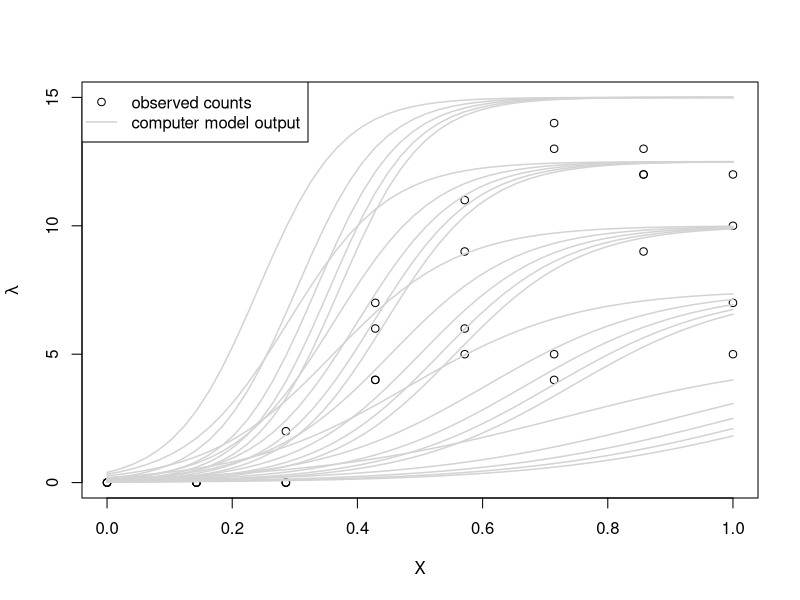

Generate this figure with R: (Note: this script raises an error after producing the figure.)
#################

#################

f <- function(x, mu, nu) {
  if (is.null(nrow(x))) {
    x <- matrix(x, ncol=1)
  }
  mu*exp(mu*x-5)/(nu+exp(mu*x-5))
}

true_mu <- 10
true_nu <- 1
nf <- 8
nm <- 50
repsf <- 4

xf <- rep(seq(0, 1, length=nf), repsf)
lam <- f(x=xf, mu=true_mu, nu=true_nu)
yf <- rpois(lam, lam)

xm <- seq(0, 1, length=nm)
lam_m <- f(x=xm, mu=true_mu, nu=true_nu)
mus <- seq(5, 15, length=5)
nus <- seq(0.25, 1.75, length=5)
calib_params <- as.matrix(expand.grid(mus, nus))
colnames(calib_params) <- c("mu", "nu")

ym <- matrix(NA, ncol=nrow(calib_params), nrow=length(xm))
for (i in 1:nrow(calib_params)) {
  mu <- calib_params[i,1]
  nu <- calib_params[i,2]
  ym[,i] <- f(x=xm, mu=mu, nu=nu)
}

ylims <- range(yf, ym)
par(mfrow=c(1,1), mar=c(5.1, 4.1, 0.2, 0.2))
pdf("logit1_examp.pdf", width=5, height=5)
plot(x=xf, y=yf, xlab="X", ylab=expression(lambda), ylim=ylims)
matplot(x=xm, y=ym, type="l", col="lightgrey", lty=1, lwd=1.5, add=TRUE)
legend("topleft", c("observed counts", "computer model output"),
  col=c(1, "lightgrey"), pch=c(1, NA), lty=c(NA, 1), lwd=c(1, 1.5))
dev.off()

nmcmcs <- 10000
u <- uprops <- matrix(data=NA, nrow=nmcmcs, ncol=ncol(calib_params))

colnames(u) <- colnames(uprops) <- colnames(calib_params)
lls <- rep(NA, nmcmcs)
umins <- umaxs <- uranges <- rep(NA, ncol(calib_params))

for (i in 1:ncol(calib_params)) {
  umins[i] <- min(calib_params[,i])
  umaxs[i] <- max(calib_params[,i])
  uranges[i] <- diff(range(calib_params[,i]))
  calib_params[,i] <- (calib_params[,i] - umins[i])/uranges[i]
}

## initialize chains
u[1,] <- uprops[1,] <- c(0.5, 0.5)

XX <- matrix(xf, ncol=1)

pmin <- apply(calib_params, 2, min)
pmax <- apply(calib_params, 2, max)
lhat_curr <- f(x=XX, mu=u[1,1]*uranges[1]+umins[1], nu=u[1,2]*uranges[2]+umins[2])
lls[1] <- sum(yf*log(lhat_curr) - lhat_curr)

accept <- 1
lmhs <- rep(NA, nmcmcs)
for (t in 2:nmcmcs) {

  ###########################################################################
  ## SAMPLE CALIBRATION PARAMETERS U
  ### Propose u_prime and calculate proposal ratio
  up <- propose_u(curr=u[t-1,], method="tmvnorm", pmin=pmin, pmax=pmax,
    pcovar=matrix(c(0.15, 0, 0, 0.15), byrow=TRUE, ncol=2))
  uprops[t,] <- up$prop
  ## Evaluate simulator at u_prime
  lhatp <- f(x=XX, mu=uprops[t,1]*uranges[1]+umins[1], nu=uprops[t,2]*uranges[2]+umins[2])

  ### Calculate proposed likelihood
  llp <- sum(yf*log(lhatp) - lhatp)
  ### Calculate prior on u (calibration parameters)
  lpp <- dbeta(up$prop[1], shape1=1.1, shape2=1.1, log=TRUE) +
   dbeta(up$prop[2], shape1=1.1, shape2=1.1, log=TRUE)
  lp_curr <- dbeta(u[t-1,1], shape1=1.1, shape2=1.1, log=TRUE) +
   dbeta(u[t-1,2], shape1=1.1, shape2=1.1, log=TRUE)
  ### Calculate Metropolis-Hastings ratio
  ### { L(xp|Y)*p(xp)*g(xt|xp) } / { L(xt|Y)*p(xt)*g(xp|xt) }
  lmh <- llp - lls[t-1] + lpp - lp_curr + up$pr
  lmhs[t] <- lmh

  ## accept or reject
  if (lmh > log(runif(n=1))) {
    u[t,] <- up$prop
    lls[t] <- llp
    lhat_curr <- lhatp
    accept <- accept + 1
  } else {
    u[t,] <- u[t-1,]
    lls[t] <- lls[t-1]
  }
  if (t %% 100 == 0) {
    print(paste("Finished iteration", t))
  }
}

## Visualize this:
plot(x=xm, y=f(xm, u[t-1,1]*uranges[1]+umins[1], u[t-1,2]*uranges[2]+umins[2]),
 type="l", lwd=2, xlab="X", ylab="lambda", ylim=ylims)
lines(x=xf[1:8], y=lhat_curr[1:8], col=2, lwd=2, lty=2)
points(x=xf, y=yf)
lines(x=XX[1:8], y=lhatp[1:8], col=3, lwd=2, lty=3)
# lines(x=xm, y=f(xm, uprops[t,1]*uranges[1]+umins[1],
 # uprops[t,2]*uranges[2]+umins[2]), col=3, lty=3, lwd=2)
lines(x=xm, y=lam_m, col=4, lty=4, lwd=2)
legend("topleft", c("current u at model X", "current u at field X",
  "proposed u at field X", "true lambda", "field obs"),
  col=c(1:4, 1), lty=c(1:4, NA), lwd=2, pch=c(rep(NA, 4), 1))

par(mfrow=c(1,3))
plot(x=xm, y=f(xm, u[t-1,1]*uranges[1]+umins[1], u[t-1,2]*uranges[2]+umins[2]),
   type="n", lwd=2, xlab="X", ylab="lambda", ylim=ylims)
matplot(x=xm, y=draws, type="l", col="lightgrey", add=TRUE, lty=1)
matplot(x=XX[1:8,1], y=fdraws, col="lightpink", add=TRUE, pch=1)
points(x=as.vector(t(xf)), y=yf)
lines(x=xm, y=lam_m, col=4, lty=4, lwd=2)
lines(x=xm, y=apply(draws, 1, mean), col=1, lty=1, lwd=3)
legend("topleft", c("truth", "posterior draws at model X", "posterior draws at field X", "observed counts"), col=c(4, "lightgrey", "lightpink", 1), lty=c(4, 1, NA, NA), pch=c(NA, NA, 1, 1), cex=1.5, bg="white")
plot(x=1:900, y=u[seq(1001, 10000, by=10),1]*uranges[1]+umins[1], type="l", xlab="iteration", ylab="mu")
abline(h=true_mu, col=4, lty=4, lwd=2)
abline(h=mean(u[seq(1001, 10000, by=10),1]*uranges[1]+umins[1]), col=3, lwd=2)
abline(h=quantile(u[seq(1001, 10000, by=10),1]*uranges[1]+umins[1], prob=0.025), col=3, lty=3, lwd=2)
abline(h=quantile(u[seq(1001, 10000, by=10),1]*uranges[1]+umins[1], prob=0.975), col=3, lty=3, lwd=2)
plot(x=1:900, y=u[seq(1001, 10000, by=10),2]*uranges[2]+umins[2], type="l", xlab="iteration", ylab="nu")
abline(h=true_nu, col=4, lty=4, lwd=2)
abline(h=mean(u[seq(1001, 10000, by=10),2]*uranges[2]+umins[2]), col=3, lwd=2)
abline(h=quantile(u[seq(1001, 10000, by=10),2]*uranges[2]+umins[2], prob=0.025), col=3, lty=3, lwd=2)
abline(h=quantile(u[seq(1001, 10000, by=10),2]*uranges[2]+umins[2], prob=0.975), col=3, lty=3, lwd=2)
